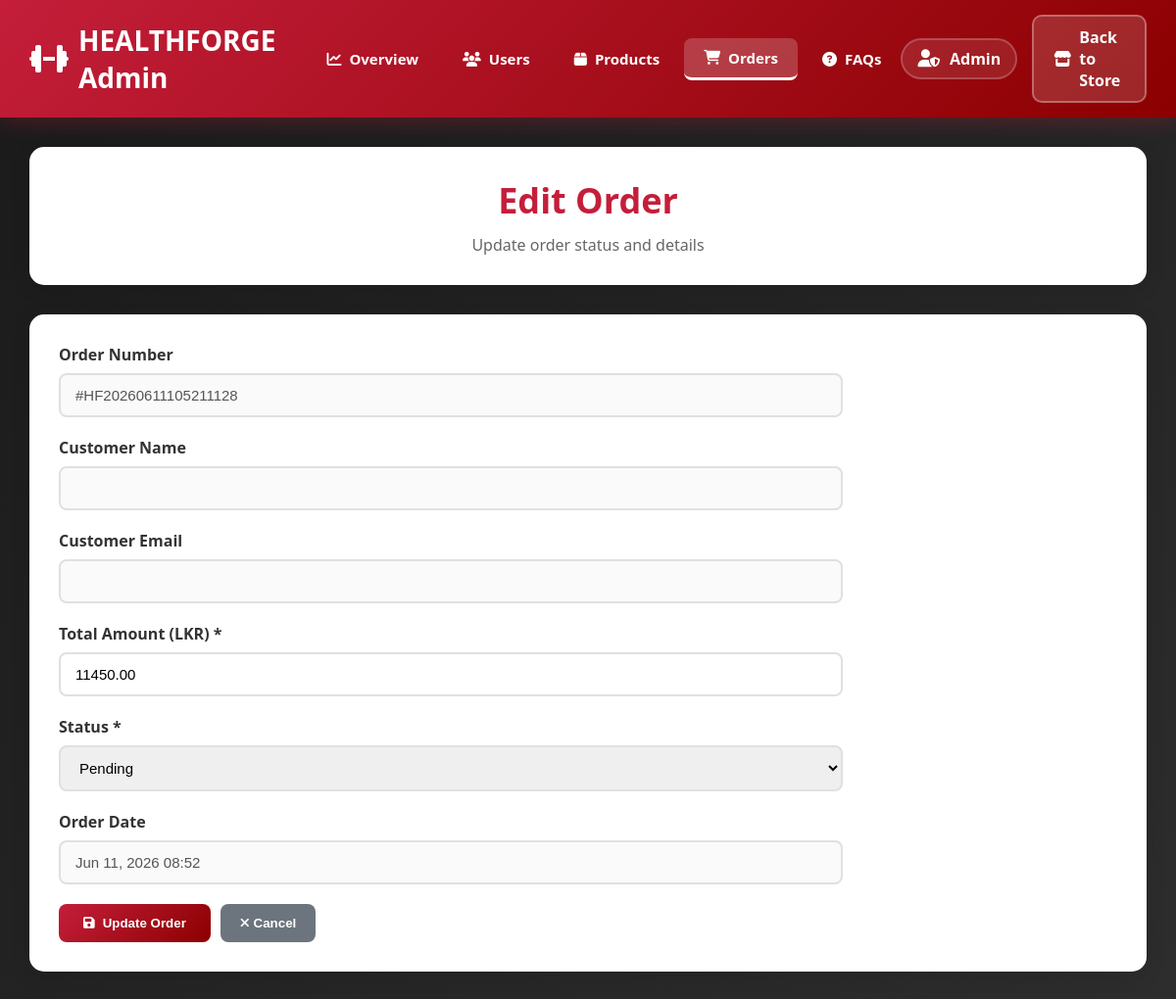
Page /admin/update_order.php?id=1 (signed in) on the committed database.
### tables this page shows
CREATE TABLE `orders` (
  `id` int(11) NOT NULL,
  `user_id` int(11) NOT NULL,
  `order_number` varchar(50) NOT NULL,
  `total_amount` decimal(10,2) NOT NULL,
  `status` varchar(50) NOT NULL DEFAULT 'Processing',
  `created_at` timestamp NOT NULL DEFAULT current_timestamp()
);

### models/Order.php (called while the page is built, shortened)
<?php
class Order {
    private $conn;
    private $table_name = "orders";
    public function __construct($db) {
        $this->conn = $db;
    }
    public function getOrderById($id) {
        $query = "SELECT o.*, u.name as customer_name, u.email as customer_email
                  FROM " . $this->table_name . " o
                  LEFT JOIN users u ON o.user_id = u.id
                  WHERE o.id = :id LIMIT 0,1";
        $stmt = $this->conn->prepare($query);
        $stmt->bindParam(":id", $id);
        $stmt->execute();
        if($stmt->rowCount() > 0) {
            return $stmt->fetch(PDO::FETCH_ASSOC);
        }
        return false;
    }
}
?>

### admin/update_order.php (the view, shortened to what this page needs)
<?php
include_once '../models/Order.php';
$database = new Database();
$db = $database->getConnection();
$order = new Order($db);
$order_id = $_GET['id'];
$order_data = $order->getOrderById($order_id);
include 'admin_header.php';
?>
<div class="page-header">
    <h1>Edit Order</h1>
    <p>Update order status and details</p>
</div>
<div class="content-section">
    <form method="POST" action="update_order.php" style="max-width: 800px;">
        <div class="form-group">
            <label>Order Number</label>
            <input type="text" value="#<?php echo htmlspecialchars($order_data['order_number']); ?>" class="form-control" disabled>
        </div>
        <div class="form-group">
            <label>Customer Name</label>
            <input type="text" value="<?php echo htmlspecialchars($order_data['customer_name']); ?>" class="form-control" disabled>
        </div>
        <div class="form-group">
            <label>Customer Email</label>
            <input type="email" value="<?php echo htmlspecialchars($order_data['customer_email']); ?>" class="form-control" disabled>
        </div>
        <div class="form-group">
            <label>Total Amount (LKR) *</label>
            <input type="number" step="0.01" name="total_amount" value="<?php echo $order_data['total_amount']; ?>" required class="form-control">
        </div>
        <div class="form-group">
            <label>Status *</label>
            <select name="status" required class="form-control">
                <option value="pending" <?php echo $order_data['status'] === 'pending' ? 'selected' : ''; ?>>Pending</option>
            </select>
        </div>
        <div class="form-group">
            <label>Order Date</label>
            <input type="text" value="<?php echo date('M d, Y H:i', strtotime($order_data['created_at'])); ?>" class="form-control" disabled>
        </div>
        <div class="form-actions" style="display: flex; gap: 10px; margin-top: 20px;">
            <button type="submit" class="btn-primary">
                <i class="fas fa-save"></i> Update Order
            </button>
            <button type="button" onclick="window.location.href='admin-orders.php'" class="btn-secondary">
                <i class="fas fa-times"></i> Cancel
            </button>
        </div>
    </form>
</div>
</div>
</body>
</html>

### css/admin.css (style rules this page uses)
* { margin: 0; padding: 0; box-sizing: border-box; }
body { font-family: 'Segoe UI', Tahoma, Geneva, Verdana, sans-serif; background: linear-gradient(135deg, #1a1a1a 0%, #2d2d2d 100%); min-height: 100vh; color: #333; }
.page-header { background: white; padding: 30px; border-radius: 15px; box-shadow: 0 5px 20px rgba(0, 0, 0, 0.1); margin-bottom: 30px; text-align: center; }
.page-header h1 { color: #c41e3a; font-size: 36px; margin-bottom: 10px; }
.page-header p { color: #666; font-size: 16px; }
.content-section { background: white; padding: 30px; border-radius: 15px; box-shadow: 0 5px 20px rgba(0, 0, 0, 0.1); margin-bottom: 30px; }
.btn-primary { background: linear-gradient(135deg, #c41e3a 0%, #8b0000 100%); color: white; padding: 12px 25px; border: none; border-radius: 8px; font-weight: 600; cursor: pointer; transition: all 0.3s; display: inline-flex; align-items: center; gap: 8px; text-decoration: none; }
.btn-secondary { background: #6c757d; color: white; padding: 10px 20px; border: none; border-radius: 8px; font-weight: 600; cursor: pointer; transition: all 0.3s; }
.form-group { margin-bottom: 20px; }
.form-group label { display: block; margin-bottom: 8px; font-weight: 600; color: #333; }
.form-group input, .form-group select, .form-group textarea { width: 100%; padding: 12px 15px; border: 2px solid #e0e0e0; border-radius: 8px; font-size: 15px; transition: border-color 0.3s; }

### rows in the picture
orders: order_number "#HF20260611105211128", total_amount "11450.00", created_at "Jun 11, 2026 08:52"

### other values in the picture
$_SESSION['user_name'] "Admin"
